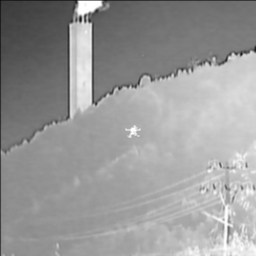
#> input picture origin/001250.png, 256 x 256 px; the run also reads 1 picture not shown here
$ python stitcher.py
#> lines starting #> are read from the running program, lines starting #| are printed output that depends on the picture
from PIL import Image, ImageDraw, ImageFont
import os

class ImageStitcher:
    def __init__(self):
        self.grid_height = 1  # 默认网格高度
        self.grid_width = 1   # 默认网格宽度
        self.horizontal_spacing = 10  # 默认水平间距
        self.vertical_spacing = 10    # 默认垂直间距
        self.text_list = []           # 默认文本为空列表

    def set(self, h, w, horizontal_spacing=10, vertical_spacing=10):
        """
        设置网格布局和间距。
        Args:
            h (int): 网格高度（行数）。
            w (int): 网格宽度（列数）。
            horizontal_spacing (int): 图片之间的水平间距。
            vertical_spacing (int): 图片之间的垂直间距。
        """
        self.grid_height = h
        self.grid_width = w
        self.horizontal_spacing = horizontal_spacing
        self.vertical_spacing = vertical_spacing

    def func(self, *image_paths, text_list=None, output_path="output_stitched_image.png"):
        """
        拼接图片，支持手动网格设置。

        Args:
            image_paths (tuple): 图片路径列表。
            text_list (list): 每列底部显示的文本列表（可选）。
            output_path (str): 输出拼接图片的保存路径。
        """
#> called with output_path = 'output_grid_image.png'
        # 加载图片
        images = [Image.open(path) for path in image_paths]
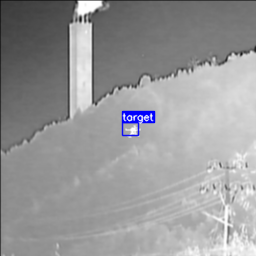
#> input picture faster/001250.png, 256 x 256 px
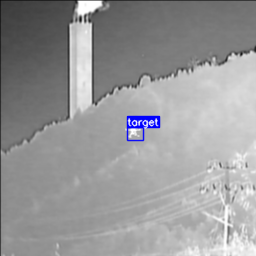
#> input picture ssd/001250.png, 256 x 256 px
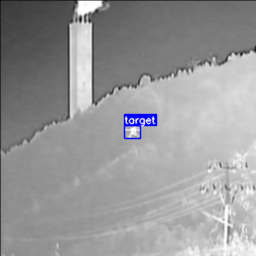
#> input picture v5/001250.png, 256 x 256 px
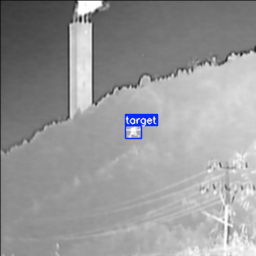
#> input picture v8-improve/001250.png, 256 x 256 px
        img_width, img_height = images[0].size  # 假设所有图片尺寸相同

        # 计算总网格大小
        total_width = self.grid_width * img_width + (self.grid_width - 1) * self.horizontal_spacing
        total_height = self.grid_height * img_height + (self.grid_height - 1) * self.vertical_spacing + 40  # 留出40像素给文本

        # 创建画布
        stitched_image = Image.new("RGB", (total_width, total_height), (255, 255, 255))
        draw = ImageDraw.Draw(stitched_image)

        # 设置字体
        try:
            font = ImageFont.truetype("/home/syndra/.local/share/fonts/NerdFonts/FiraCodeNerdFont-Bold.ttf", 25)
        except IOError:
            font = ImageFont.load_default()

        # 填充图片到网格
        for idx, img in enumerate(images):
            if idx >= self.grid_height * self.grid_width:
                print("警告: 图片数量超过网格容量，多余图片将被忽略")
                break

            row = idx // self.grid_width
            col = idx % self.grid_width
            x_offset = col * (img_width + self.horizontal_spacing)
            y_offset = row * (img_height + self.vertical_spacing)

            # 粘贴图片
            stitched_image.paste(img, (x_offset, y_offset))

            # [5 lines of commented-out code are left out]
            if row == self.grid_height - 1 and text_list:
                # print("yes")
                # print(idx)
                text = text_list[idx % 7]
                # print(text)
                text_bbox = font.getbbox(text)  # 获取文本边界框
                text_width = text_bbox[2] - text_bbox[0]
                text_height = text_bbox[3] - text_bbox[1]
                text_x = x_offset + (img_width - text_width) // 2
                text_y = y_offset + img_height + 10  # 文本位置略向下偏移
                draw.text((text_x, text_y), text, fill="black", font=font)
        # 保存结果
        stitched_image.save(output_path)
        print(f"拼接完成，保存到: {output_path}")


# 使用示例
if __name__ == "__main__":
    stitcher = ImageStitcher()

    # 设置网格布局（5 行 3 列），并设置间距
    stitcher.set(h=5, w=7, horizontal_spacing=10, vertical_spacing=10)

    # 指定图片路径
    # image_folder = "."  # 替换为你的图片文件夹路径
    # image_files = [os.path.join(image_folder, f) for f in os.listdir(image_folder) if f.endswith((".png", ".jpg"))]
    image_files = ["./origin/001250.png", "./mask/001250.png", "./faster/001250.png", "./ssd/001250.png", "./v5/001250.png", "./v8/001250.png", "./v8-improve/001250.png",
                   "./origin/000623.png", "./mask/000623.png", "./faster/000623.png", "./ssd/000623.png", "./v5/000623.png", "./v8/000623.png", "./v8-improve/000623.png",
                   "./origin/000672.png", "./mask/000672.png", "./faster/000672.png", "./ssd/000672.png", "./v5/000672.png", "./v8/000672.png", "./v8-improve/000672.png",
                   "./origin/000600.png", "./mask/000600.png", "./faster/000600.png", "./ssd/000600.png", "./v5/000600.png", "./v8/000600.png", "./v8-improve/000600.png",
                   "./origin/000527.png", "./mask/000527.png", "./faster/000527.png", "./ssd/000527.png", "./v5/000527.png", "./v8/000527.png", "./v8-improve/000527.png",
                  ]

    # mask_dir_path = "/home/syndra/dataset/NUDT-SIRST/masks/"
    # origin_dir_path = "/home/syndra/dataset/NUDT-SIRST/dataset/test/images/"
    # result_path = "./box_result/"
    # image_files = [
    #     origin_dir_path + "000613.png", mask_dir_path + "000613.png", result_path + "faster000613.png", result_path + "ssd000613.png", result_path + "v5000613.png", result_path + "v8000613.png", result_path + "our000613.png",
    #     origin_dir_path + "001298.png", mask_dir_path + "001298.png", result_path + "faster001298.png", result_path + "ssd001298.png", result_path + "v5001298.png", result_path + "v8001298.png", result_path + "our001298.png",
    #     origin_dir_path + "001292.png", mask_dir_path + "001292.png", result_path + "faster001292.png", result_path + "ssd001292.png", result_path + "v5001292.png", result_path + "v8001292.png", result_path + "our001292.png",
    #     origin_dir_path + "001280.png", mask_dir_path + "001280.png", result_path + "faster001280.png", result_path + "ssd001280.png", result_path + "v5001280.png", result_path + "v8001280.png", result_path + "our001280.png",
    #     origin_dir_path + "001250.png", mask_dir_path + "001250.png", result_path + "faster001250.png", result_path + "ssd001250.png", result_path + "v5001250.png", result_path + "v8001250.png", result_path + "our001250.png",
    #     origin_dir_path + "000489.png", mask_dir_path + "000489.png", result_path + "faster000489.png", result_path + "ssd000489.png", result_path + "v5000489.png", result_path + "v8000489.png", result_path + "our000489.png",
    # ]
    # # 添加文本
    # text_labels = ["Baseline", "Ground Truth", "Faster-Rcnn", "SSD", "Yolov5s", "Yolov8s", "Our Method"]
    text_labels = ["Baseline", "Ground Truth", "Faster-RCNN", "SSD", "Yolov5s", "Yolov8s", "Our Method"]

    # 调用拼接函数
#> (the run stopped early here; a loop or call above may not have finished)
